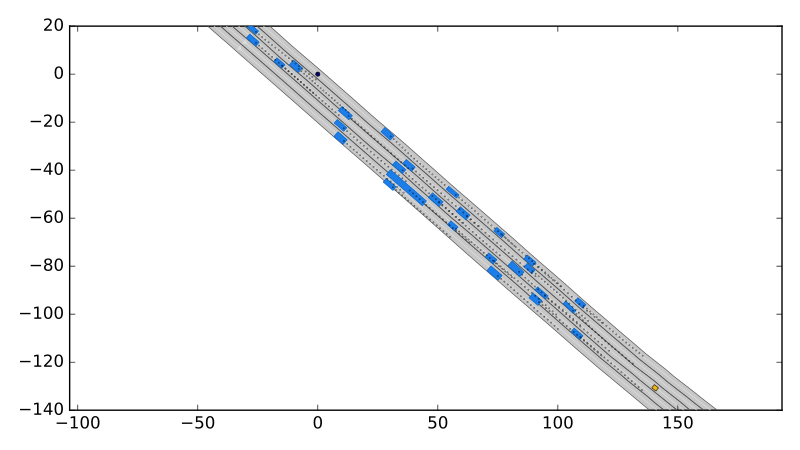

The script that drew this image:
#import os
#import matplotlib.pyplot as plt
#from commonroad.common.file_reader import CommonRoadFileReader
#from commonroad.visualization.draw_dispatch_cr import draw_object
#filename = os.getcwd() + '/../../../../../../scenarios/hand-crafted/DEU_Muc-1_1_T-1.xml'
#scenario, planning_problem_set = CommonRoadFileReader(filename).open()

#plt.style.use('classic')
#inch_in_cm = 2.54
#figsize = [20, 8]
#plot_limits = [-80, 80, -60, 30]
#plt.figure(figsize=(8,4.5))
#plt.gca().axis('equal')

#draw_object(scenario, plot_limits=plot_limits)
#draw_object(planning_problem_set, plot_limits=plot_limits)
#plt.tight_layout()
#plt.show()

import os
import matplotlib.pyplot as plt
from commonroad.common.file_reader import CommonRoadFileReader
from commonroad.visualization.draw_dispatch_cr import draw_object
filename = os.getcwd() + '/../../../../../../../scenarios/NGSIM/US101/USA_US101-2_1_T-1.xml'
scenario, planning_problem_set = CommonRoadFileReader(filename).open()

plt.style.use('classic')
inch_in_cm = 2.54
figsize = [20, 8]
plot_limits = [-30, 120, -140, 20]
plt.figure(figsize=(8,4.5))
plt.gca().axis('equal')

draw_object(scenario, draw_params={'time_end':20},plot_limits=plot_limits)
draw_object(planning_problem_set, plot_limits=plot_limits)
plt.tight_layout()
plt.show()
